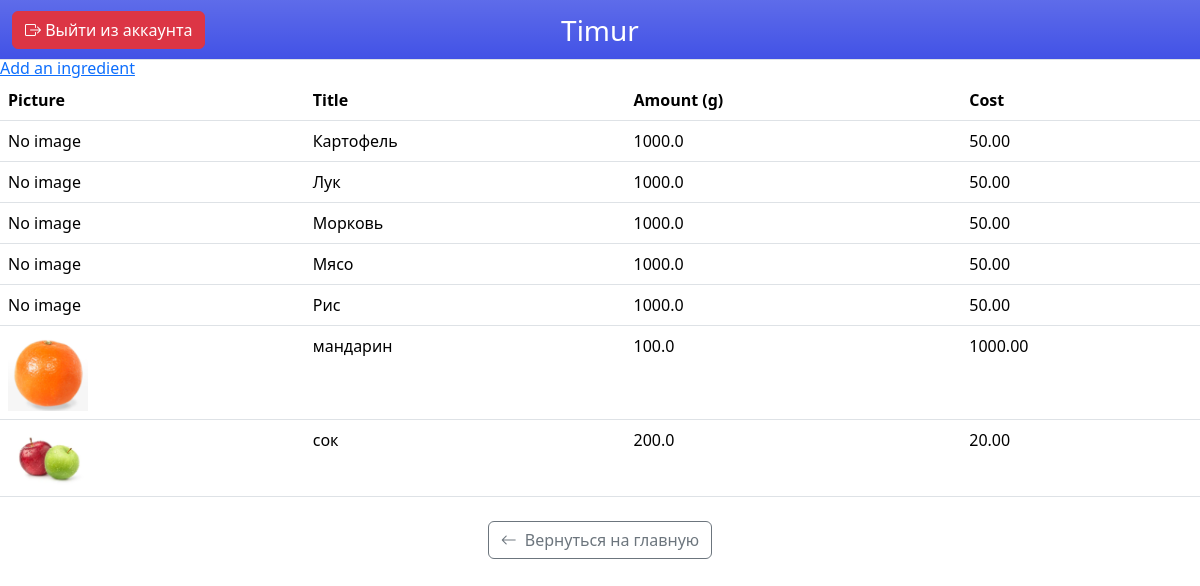
/canadmin/ingredients/ (signed in), run on the app's committed database.
### main/models.py (models this page shows, shortened)
class User(AbstractBaseUser, PermissionsMixin):
    name = models.CharField(max_length=255, verbose_name="ФИО пользователя")
    login = models.CharField(max_length=100, unique=True)
    role = models.ForeignKey(Role, on_delete=models.PROTECT, related_name="users", default=1)
    is_active = models.BooleanField(default=True)
    is_staff = models.BooleanField(default=False)
    USERNAME_FIELD = 'login'
    REQUIRED_FIELDS = ['name']
    objects = CustomUserManager()

### cook/models.py (models this page shows, shortened)
class Ingredient(models.Model):
    title = models.CharField(max_length=255)
    amount = models.FloatField(default=0)
    cost = models.DecimalField(max_digits=10, decimal_places=2)
    picture = models.ImageField(upload_to="pictures/ingredients", null=True, blank=True)

### canadmin/views.py (the view)
# urls.py: path('ingredients/', views.ingredient_list, name='ingredient_list'),
def ingredient_list(request):
    ingredients = Ingredient.objects.all().order_by('title')
    return render(request, 'canadmin/ingredient_list.html', {'ingredients': ingredients})

### templates/canadmin/ingredient_list.html
{% extends "base/base_cook.html" %}
{% block content %}
<h1>Ingredient List</h1>
<a href="{% url 'ingredadd' %}">Add an ingredient</a>
<table class="table">
    <thead>
        <tr>
            <th>Picture</th>
            <th>Title</th>
            <th>Amount (g)</th>
            <th>Cost</th>
        </tr>
    </thead>
    <tbody>
        {% for ingredient in ingredients %}
        <tr>
            <td>
                {% if ingredient.picture %}
                    <img src="{{ ingredient.picture.url }}" alt="{{ ingredient.title }}" width="80">
                {% else %}
                    No image
                {% endif %}
            </td>
            <td>{{ ingredient.title }}</td>
            <td>{{ ingredient.amount }}</td>
            <td>{{ ingredient.cost }}</td>
        </tr>
        {% endfor %}
    </tbody>
</table>
    <div class="text-center mt-3">
        <a href="{% url 'admin_main_page' %}" class="btn btn-outline-secondary mt-2"><i class="bi bi-arrow-left me-2"></i>Вернуться на главную</a>
    </div>
{% endblock %}

### templates/base/base_cook.html (shortened to what this page needs)
{%load static %}
<!DOCTYPE html>
<html>
<head>
</head>
<body>
    <link href="https://cdn.jsdelivr.net/npm/bootstrap@5.3.8/dist/css/bootstrap.min.css" rel="stylesheet">
    <link rel="stylesheet" href="https://cdn.jsdelivr.net/npm/bootstrap-icons@1.10.0/font/bootstrap-icons.css">
    <nav class="navbar bg-top bg-gradient text-white fixed-top border-bottom py-2" style="min-height: 60px;">
        <div class="container-fluid d-flex justify-content-between align-items-center position-relative">
            <p class="fs-3 text-center position-absolute top-50 start-50 translate-middle mb-0">
                {{ user.name }}
            </p>
            <a href="{% url 'logout' %}" class="btn btn-danger"><i class="bi bi-box-arrow-right"></i> Выйти из аккаунта</a>
        </div>
    </nav>
{% block content %}
{% endblock %}
</body>
</html>

### templates/base/base_cook.html (style rules this page uses)
.bg-top { background-color: #4252e6; }

### data on the page
User: name "Timur"
Ingredient: picture "No image", title "Картофель", amount "1000.0", cost "50.00"
Ingredient: picture "No image", title "Лук", amount "1000.0", cost "50.00"
Ingredient: picture "No image", title "Морковь", amount "1000.0", cost "50.00"
Ingredient: picture "No image", title "Мясо", amount "1000.0", cost "50.00"
Ingredient: picture "No image", title "Рис", amount "1000.0", cost "50.00"
Ingredient: picture (picture), title "мандарин", amount "100.0", cost "1000.00"
Ingredient: picture (picture), title "сок", amount "200.0", cost "20.00"
